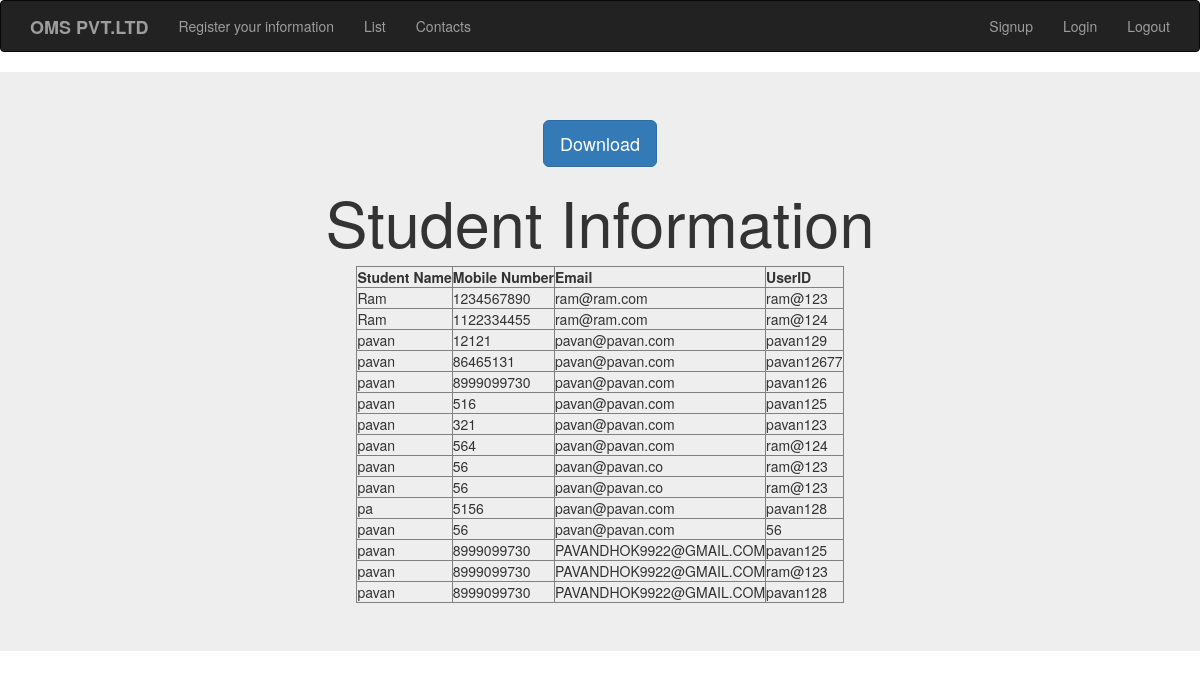
The app's page /liststudent/ (signed in) with its own data.
### testapp/models.py (models this page shows)
class student(models.Model):
    name=models.CharField(max_length=100)
    mobile_number=models.IntegerField(null=True)
    email=models.EmailField(null=True)
    userID=models.CharField(max_length=50)

### testapp/views.py (the view)
# urls.py: path('liststudent/', views.list_student_view),
@login_required
def list_student_view(request):
    list_student=student.objects.all()
    return render(request,'testapp/liststudent.html',{'list_student':list_student})

### testapp/templates/testapp/liststudent.html (shortened to what this page needs)
<!DOCTYPE html>
{%extends 'testapp/base.html'%}
    {%block body_block%}
    <div class="jumbotron">
        <div class="container" align="center">
            <button data-href-template="/pdf" class="btn btn-primary btn-lg"> Download</button>
            <h1>Student Information</h1>
            {%if list_student%}
                <table border="1">
                    <thead>
                        <th>Student Name</th>
                        <th>Mobile Number</th>
                        <th>Email</th>
                        <th>UserID</th>
                    </thead>
                    {%for student in list_student%}
                        <tr>
                            <td>{{student.name}}</td>
                            <td>{{student.mobile_number}}</td>
                            <td>{{student.email}}</td>
                            <td>{{student.userID}}</td>
                        </tr>
                    {%endfor%}
                </table>
            {%else%}
                <p>No student found</p>
            {%endif%}
        </div>
    </div>
    {%endblock%}

### testapp/templates/testapp/base.html (shortened to what this page needs)
<!DOCTYPE html>
{%load staticfiles%}
<html lang="en">
<head>
    <link rel="stylesheet" href="https://stackpath.bootstrapcdn.com/bootstrap/3.4.1/css/bootstrap.min.css">
</head>
<body>
    <nav class="navbar navbar-default navbar-inverse">
         <div class="container">
             <div class="navbar-header">
                 <a class="navbar-brand" href="/"><strong>OMS PVT.LTD</strong></a>
             </div>
             <ul class="nav navbar-nav">
                 <li><a href="/addstudent">Register your information</a></li>
                 <li><a href="/liststudent">List</a></li>
                 <li><a href="#">Contacts</a></li>
             </ul>
             <ul class="nav navbar-nav navbar-right">
                 <li><a href="/signup/">Signup</a></li>
                 <li><a href="/accounts/login/">Login</a></li>
                 <li><a href="/accounts/logout/">Logout</a></li>
             </ul>
         </div>
    </nav>
    {%block body_block%}
    {%endblock%}
</body>
</html>

### records on screen
student: name "Ram", mobile_number "1234567890", email "ram@ram.com", userID "ram@123"
student: name "Ram", mobile_number "1122334455", email "ram@ram.com", userID "ram@124"
student: name "pavan", mobile_number "12121", email "pavan@pavan.com", userID "pavan129"
student: name "pavan", mobile_number "86465131", email "pavan@pavan.com", userID "pavan12677"
student: name "pavan", mobile_number "8999099730", email "pavan@pavan.com", userID "pavan126"
student: name "pavan", mobile_number "516", email "pavan@pavan.com", userID "pavan125"
student: name "pavan", mobile_number "321", email "pavan@pavan.com", userID "pavan123"
student: name "pavan", mobile_number "564", email "pavan@pavan.com", userID "ram@124"
student: name "pavan", mobile_number "56", email "pavan@pavan.co", userID "ram@123"
student: name "pavan", mobile_number "56", email "pavan@pavan.co", userID "ram@123"
student: name "pa", mobile_number "5156", email "pavan@pavan.com", userID "pavan128"
student: name "pavan", mobile_number "56", email "pavan@pavan.com", userID "56"
student: name "pavan", mobile_number "8999099730", email "PAVANDHOK9922@GMAIL.COM", userID "pavan125"
student: name "pavan", mobile_number "8999099730", email "PAVANDHOK9922@GMAIL.COM", userID "ram@123"
student: name "pavan", mobile_number "8999099730", email "PAVANDHOK9922@GMAIL.COM", userID "pavan128"
